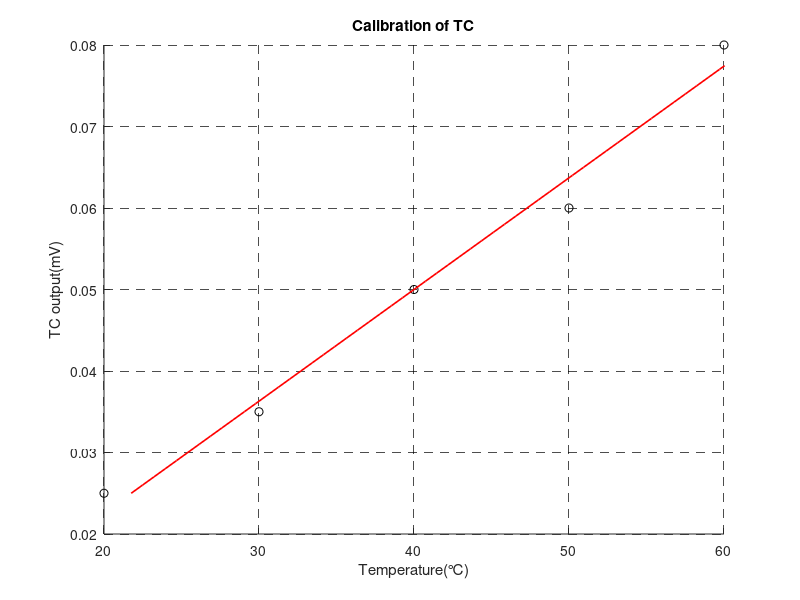

This figure's MATLAB source:
v=[0.025 0.035 0.050 0.060 0.080]; t=[20 30 40 50 60];
fit=polyfit(v,t,1);
vfit=v(1):0.001:v(end); tfit=fit(1)*vfit + fit(2);
hold on
plot(t,v,'ko'); plot(tfit,vfit,'r-','LineWidth',1.2);
xlabel('Temperature(℃)'); ylabel('TC output(mV)'); title('Calibration of TC');
grid on;
set(gca, 'GridLineStyle', '--','Xlim',[20 60],'GridColor',[0 0 0],'GridAlpha',0.7);
hold off
